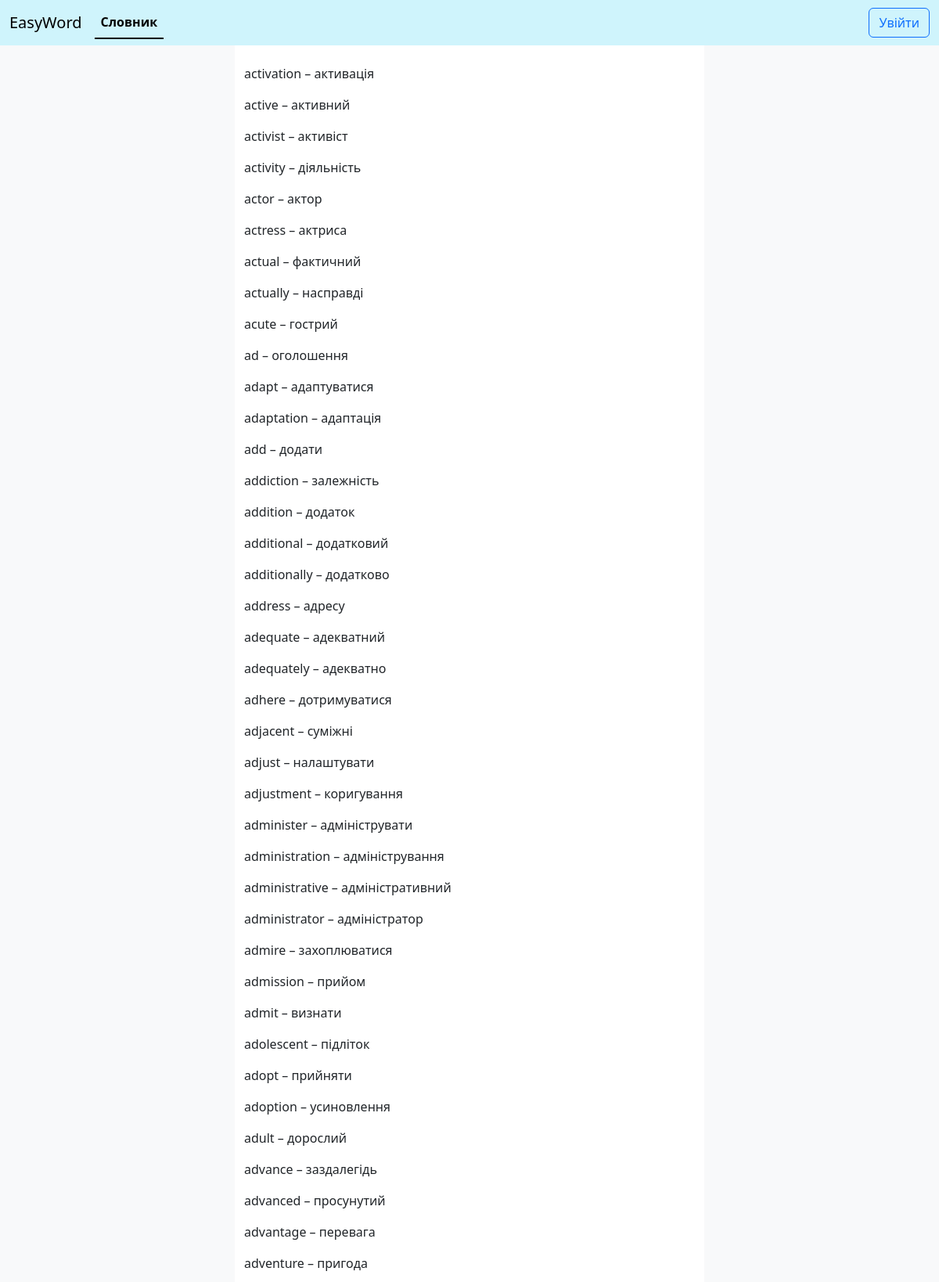
The app's page /dictionary/?page=2 (upper part) with its own data.
### flashcards/models.py (models this page shows, shortened)
class EnglishWords(models.Model):
    word = models.CharField(max_length=20)
    translation = models.CharField(max_length=35)
    level = models.CharField(max_length=2)
    audio_link = models.CharField(max_length=130)
    phonetics = models.CharField(max_length=25, blank=True)
    example = models.CharField(max_length=150, blank=True)

### flashcards/views.py (the view)
# urls.py: path('dictionary/', views.dictionary, name="dictionary"),
def dictionary(request):
    paginator = Paginator(EnglishWords.objects.all(), 60)
    page = request.GET.get("page")
    english_words = paginator.get_page(page)
    current_page = english_words.number
    start_page_range = max(current_page - 2, 2)
    end_page_range = min(current_page + 3, paginator.num_pages)
    page_range = range(start_page_range, end_page_range)
    context = {"english_words": english_words, "page_range": page_range}
    return render(request, "flashcards/dictionary.html", context)

### flashcards/templates/flashcards/dictionary.html (shortened to what this page needs)
<!DOCTYPE html>
<html>
    {% extends 'flashcards/base.html' %}
    {% load static %}
    {% block content %}
            <div class="container-fluid">
                <div class="row">
                  <div class="col-3 bg-light"></div>
                  <div class="col-6">
                    <br>
                    {% for data in english_words %}
                    <p>{{ data.word }} – {{ data.translation}}</p>
                    {% endfor %}
                </div>
                <div class="col-3 bg-light"></div>
              </div>
    {% endblock %}

### records on screen
EnglishWords: word "activation", translation "активація"
EnglishWords: word "active", translation "активний"
EnglishWords: word "activist", translation "активіст"
EnglishWords: word "activity", translation "діяльність"
EnglishWords: word "actor", translation "актор"
EnglishWords: word "actress", translation "актриса"
EnglishWords: word "actual", translation "фактичний"
EnglishWords: word "actually", translation "насправді"
EnglishWords: word "acute", translation "гострий"
EnglishWords: word "ad", translation "оголошення"
EnglishWords: word "adapt", translation "адаптуватися"
EnglishWords: word "adaptation", translation "адаптація"
EnglishWords: word "add", translation "додати"
EnglishWords: word "addiction", translation "залежність"
EnglishWords: word "addition", translation "додаток"
EnglishWords: word "additional", translation "додатковий"
EnglishWords: word "additionally", translation "додатково"
EnglishWords: word "address", translation "адресу"
EnglishWords: word "adequate", translation "адекватний"
EnglishWords: word "adequately", translation "адекватно"
EnglishWords: word "adhere", translation "дотримуватися"
EnglishWords: word "adjacent", translation "суміжні"
EnglishWords: word "adjust", translation "налаштувати"
EnglishWords: word "adjustment", translation "коригування"
EnglishWords: word "administer", translation "адмініструвати"
EnglishWords: word "administration", translation "адміністрування"
EnglishWords: word "administrative", translation "адміністративний"
EnglishWords: word "administrator", translation "адміністратор"
EnglishWords: word "admire", translation "захоплюватися"
EnglishWords: word "admission", translation "прийом"
EnglishWords: word "admit", translation "визнати"
EnglishWords: word "adolescent", translation "підліток"
EnglishWords: word "adopt", translation "прийняти"
EnglishWords: word "adoption", translation "усиновлення"
EnglishWords: word "adult", translation "дорослий"
EnglishWords: word "advance", translation "заздалегідь"
EnglishWords: word "advanced", translation "просунутий"
EnglishWords: word "advantage", translation "перевага"
EnglishWords: word "adventure", translation "пригода"
